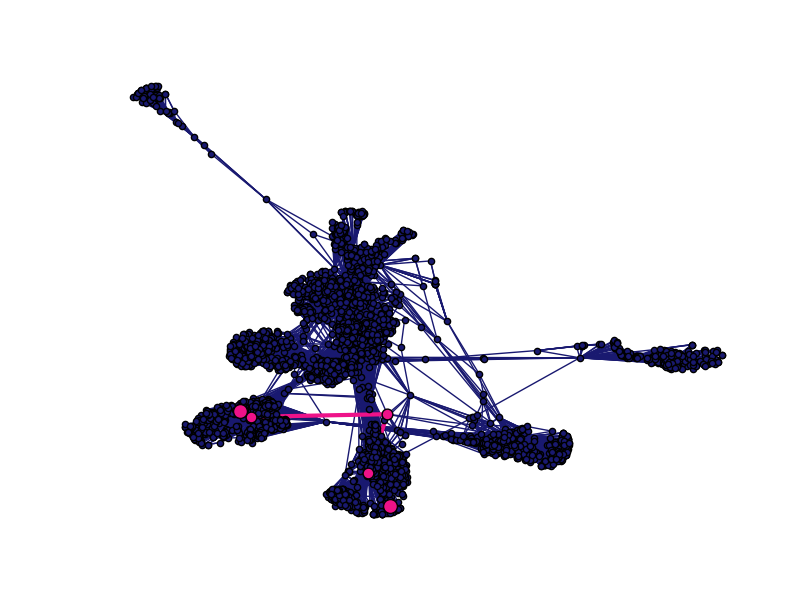

Recreate this plot in Python.
import numpy as np
import networkx as nx
from collections import Counter
import matplotlib.pyplot as plt


def plot_shortest_path(G, nodes):
    '''
    INPUT: graph and two nodes
    OUTPUT: plot of the graph showing shortest path between two nodes

    Print and plot the shortest path between two nodes in a graph
    '''
    # calculate the shortest path between two nodes
    path = nx.shortest_path(G, source=nodes[0], target=nodes[1])

    # print the path
    print 'Shortest path from {} to {}: '.format(nodes[0], nodes[1])
    path_str = [p + ' --> ' if p != nodes[1] else p for p in path]
    print ''.join(path_str)

    # plot all of the nodes and edges in the graph
    pos = nx.spring_layout(G)
    nx.draw(G, pos, node_size=20, node_color='#191970', edge_color='#191970')

    # plot the path between the two nodes
    path_edges = zip(path, path[1:])
    nx.draw_networkx_nodes(G, pos, nodelist=path, node_color='#EE1289', node_size=60)
    nx.draw_networkx_nodes(G, pos, nodelist=[nodes[0], nodes[1]], node_color='#EE1289', node_size=100)
    nx.draw_networkx_edges(G, pos, edgelist=path_edges, edge_color='#EE1289', width=3)
    plt.title('Path between users {} and {}'.format(nodes[0], nodes[1]))
    plt.savefig('social_graph.png')
    plt.show()

'''Load the data and explore it'''
G = nx.read_edgelist('facebook_combined.txt')

# Count the number of nodes and number of edges
print 'Dataset contains:'
num_nodes = G.number_of_nodes()
num_edges = G.number_of_edges()

print '{} Edges'.format(num_edges)
print '{} Nodes'.format(num_nodes)

# count the number of connected components
communities = nx.number_connected_components(G)
print '{} Community\n'.format(communities)

print 'most important user (degree centrality): ', Counter(nx.degree_centrality(G)).most_common(1)[0][0]
print 'most important user (eigenvector centrality): ', Counter(nx.eigenvector_centrality(G)).most_common(1)[0][0]

'''Print and plot the path between any two nodes'''
all_nodes = G.nodes()
two_nodes = np.random.choice(all_nodes, 2, replace=False)
plot_shortest_path(G, two_nodes)
